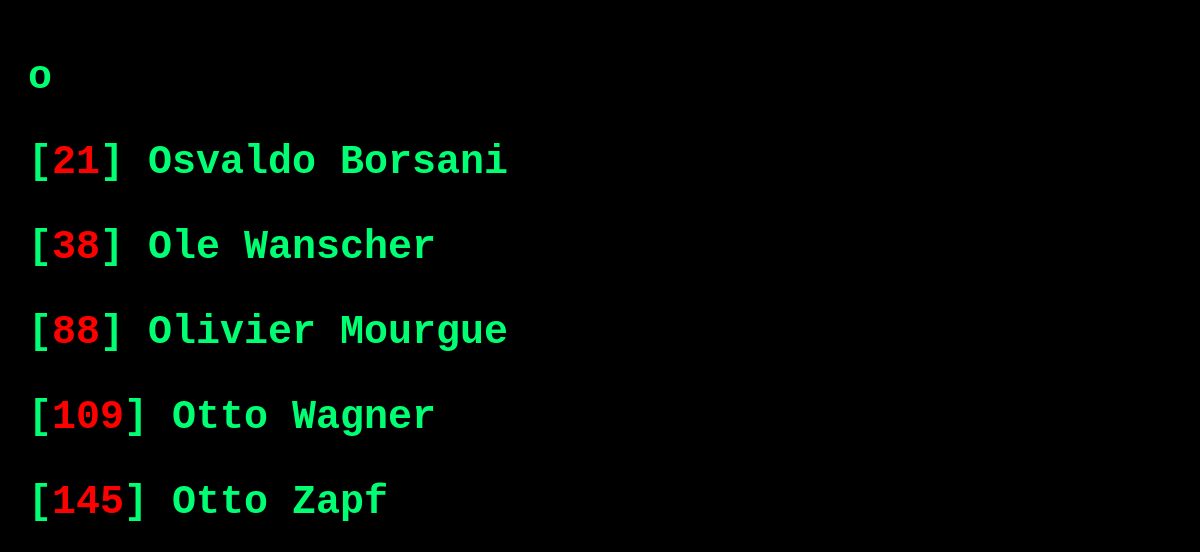
Page /letter/o.php on the committed database.
### tables this page shows
CREATE TABLE `designer` (
  `designer_id` int(4) NOT NULL,
  `firstname` varchar(50) NOT NULL,
  `lastname` varchar(50) NOT NULL,
  `description` text DEFAULT NULL,
  `is_visible` enum('0','1') NOT NULL DEFAULT '1'
);

### functions/function_db.php (called while the page is built, shortened)
<?php
function requeteResultat($query){
    global $mysqli;
    if ($result = $mysqli->query($query)) {
        $answer = array();
        if($result->num_rows == 0){
            return false;
        }else{
            while($data = $result->fetch_assoc()) {
                $answer[] = $data;
            }
            return $answer;
        }
    }
}
?>

### letter/o.php (the view, shortened to what this page needs)
<?php
include_once("./../functions/function_db.php");
$lettre_select= "o";
$sql_only_X_orderby_ASC = "SELECT designer_id, firstname, lastname FROM designer WHERE firstname LIKE '".$lettre_select."%';";
$result_only_X_orderby_ASC = requeteResultat($sql_only_X_orderby_ASC);
?>
<!DOCTYPE html>
<html lang="en">
<head>
    <link rel="stylesheet" href="./../style.css">
</head>
<body>
<?php
echo "<h1>".$lettre_select."<h1>";
foreach ($result_only_X_orderby_ASC as $r) {
    $id = $r["designer_id"];
    $prenom = $r["firstname"];
    $nom = $r["lastname"];
    echo "<p class='list'>[<span class='id'>" .$id. "</span>] " .$prenom. " " .$nom. "</p>";
}
?>
</body>
</html>

### style.css (style rules this page uses)
body { background-color: black; font-family: 'Courier New', Courier, monospace; padding: 20px; font-size: 20px; }
H1 { color: rgb(0, 255, 115); }
span.id { color: rgb(255, 0, 0); }
p.list { color:rgb(0, 255, 115); }

### rows in the picture
designer: designer_id "21", firstname "Osvaldo", lastname "Borsani"
designer: designer_id "38", firstname "Ole", lastname "Wanscher"
designer: designer_id "88", firstname "Olivier", lastname "Mourgue"
designer: designer_id "109", firstname "Otto", lastname "Wagner"
designer: designer_id "145", firstname "Otto", lastname "Zapf"

### other values in the picture
$lettre_select "o"
